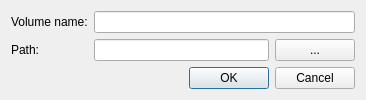
<?xml version="1.0" encoding="UTF-8"?>
<ui version="4.0">
 <class>hadesvm::kernel::MountedFolderDialog</class>
 <widget class="QDialog" name="hadesvm::kernel::MountedFolderDialog">
  <property name="geometry">
   <rect>
    <x>0</x>
    <y>0</y>
    <width>366</width>
    <height>97</height>
   </rect>
  </property>
  <property name="windowTitle">
   <string>Dialog</string>
  </property>
  <layout class="QGridLayout" name="gridLayout">
   <item row="0" column="0">
    <widget class="QLabel" name="volumeNameLabel">
     <property name="text">
      <string>Volume name:</string>
     </property>
    </widget>
   </item>
   <item row="0" column="1" colspan="2">
    <widget class="QLineEdit" name="volumeNameLineEdit"/>
   </item>
   <item row="1" column="0">
    <widget class="QLabel" name="pathLabel">
     <property name="text">
      <string>Path:</string>
     </property>
    </widget>
   </item>
   <item row="1" column="1">
    <widget class="QLineEdit" name="pathLineEdit"/>
   </item>
   <item row="1" column="2">
    <widget class="QPushButton" name="browsePushButton">
     <property name="text">
      <string>...</string>
     </property>
    </widget>
   </item>
   <item row="2" column="1">
    <spacer name="verticalSpacer">
     <property name="orientation">
      <enum>Qt::Vertical</enum>
     </property>
     <property name="sizeHint" stdset="0">
      <size>
       <width>8</width>
       <height>8</height>
      </size>
     </property>
    </spacer>
   </item>
   <item row="3" column="0" colspan="3">
    <widget class="QDialogButtonBox" name="buttonBox">
     <property name="orientation">
      <enum>Qt::Horizontal</enum>
     </property>
     <property name="standardButtons">
      <set>QDialogButtonBox::Cancel|QDialogButtonBox::Ok</set>
     </property>
    </widget>
   </item>
  </layout>
 </widget>
 <resources/>
 <connections>
  <connection>
   <sender>buttonBox</sender>
   <signal>accepted()</signal>
   <receiver>hadesvm::kernel::MountedFolderDialog</receiver>
   <slot>_onOk()</slot>
   <hints>
    <hint type="sourcelabel">
     <x>248</x>
     <y>254</y>
    </hint>
    <hint type="destinationlabel">
     <x>157</x>
     <y>274</y>
    </hint>
   </hints>
  </connection>
  <connection>
   <sender>buttonBox</sender>
   <signal>rejected()</signal>
   <receiver>hadesvm::kernel::MountedFolderDialog</receiver>
   <slot>_onCancel()</slot>
   <hints>
    <hint type="sourcelabel">
     <x>316</x>
     <y>260</y>
    </hint>
    <hint type="destinationlabel">
     <x>286</x>
     <y>274</y>
    </hint>
   </hints>
  </connection>
  <connection>
   <sender>volumeNameLineEdit</sender>
   <signal>textChanged(QString)</signal>
   <receiver>hadesvm::kernel::MountedFolderDialog</receiver>
   <slot>_onLineEditTextChanged(QString)</slot>
   <hints>
    <hint type="sourcelabel">
     <x>213</x>
     <y>16</y>
    </hint>
    <hint type="destinationlabel">
     <x>182</x>
     <y>48</y>
    </hint>
   </hints>
  </connection>
  <connection>
   <sender>pathLineEdit</sender>
   <signal>textChanged(QString)</signal>
   <receiver>hadesvm::kernel::MountedFolderDialog</receiver>
   <slot>_onLineEditTextChanged(QString)</slot>
   <hints>
    <hint type="sourcelabel">
     <x>171</x>
     <y>42</y>
    </hint>
    <hint type="destinationlabel">
     <x>182</x>
     <y>48</y>
    </hint>
   </hints>
  </connection>
  <connection>
   <sender>browsePushButton</sender>
   <signal>clicked()</signal>
   <receiver>hadesvm::kernel::MountedFolderDialog</receiver>
   <slot>_onBrowsePushButtonClicked()</slot>
   <hints>
    <hint type="sourcelabel">
     <x>319</x>
     <y>42</y>
    </hint>
    <hint type="destinationlabel">
     <x>182</x>
     <y>48</y>
    </hint>
   </hints>
  </connection>
 </connections>
 <slots>
  <slot>_onOk()</slot>
  <slot>_onCancel()</slot>
  <slot>_onLineEditTextChanged(QString)</slot>
  <slot>_onBrowsePushButtonClicked()</slot>
 </slots>
</ui>
